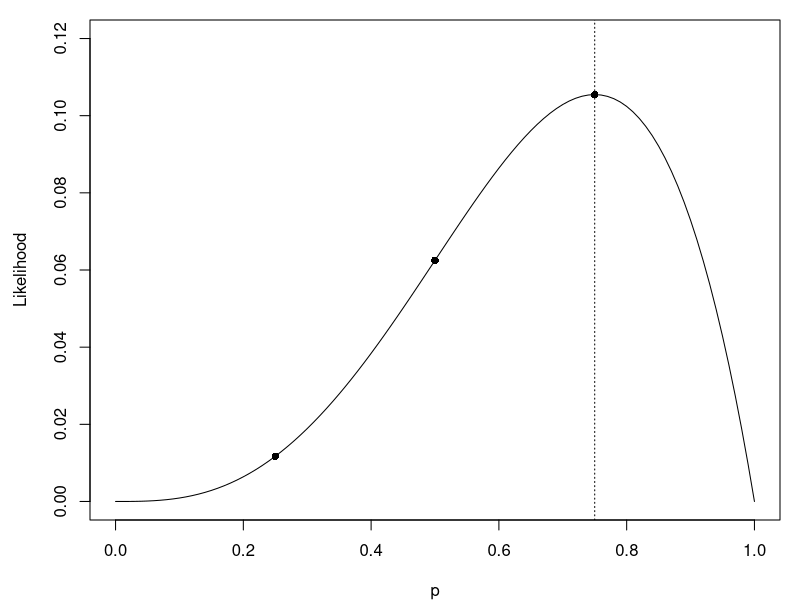

The R source for this figure:
## ---- chunk 1
knitr::opts_chunk$set(echo = TRUE, warning = FALSE, message = FALSE,
                       fig.width = 6, fig.height = 3)
## ---- chunk 2
y <- c(1, 1, 0, 1)             # outcomes for nests 1-4
cover <- c(30, 20, 10, 30)     # percent sagebrush cover
## ---- chunk 3
bern <- function(y, p) p^y * (1 - p)^(1 - y)
c(bern(1, 0.75), bern(0, 0.75))     # 0.75 and 0.25
## ---- chunk 4
lik <- function(p) p^3 * (1 - p)
p_vals <- c(0.25, 0.5, 0.75)
data.frame(p = p_vals, likelihood = lik(p_vals), in_256ths = lik(p_vals) * 256)
## ---- chunk 5
sum(lik(p_vals))                           # 0.1797
integrate(lik, 0, 1)$value                 # area under the whole curve = 1/20
## ---- chunk 6
par(mar = c(4, 4.5, 1, 1))
curve(x^3 * (1 - x), 0, 1, xlab = "p", ylab = "Likelihood", ylim = c(0, 0.12))
points(p_vals, lik(p_vals), pch = 16)
abline(v = 0.75, lty = 3)
## ---- chunk 7
3 * log(0.75) + log(0.25)     # ell(0.75)
log(27 / 256)                 # log of the likelihood at 0.75: same number
## ---- chunk 8
prod(rep(0.5, 2000))          # underflows to 0
sum(log(rep(0.5, 2000)))      # -1386.29
c(exact_log10 = -2000 * log10(2), with_rounded_log = -2000 * 0.30)
## ---- chunk 9
plogis(-2.2 + 0.11 * cover)   # exact predictions for all four nests
## ---- chunk 10
0.75 * 0.5 * (1 - 0.25) * 0.75                 # by hand with the rounded p's
prod(dbinom(y, 1, plogis(-2.2 + 0.11 * cover))) # with the exact p's (0.2112)
## ---- chunk 11
nll_const <- function(p, y) {
  -sum(dbinom(x = y, size = 1, prob = p, log = TRUE))
}
## ---- chunk 12
exp(-nll_const(0.5, y))     # 0.0625 = 1/16
nll_const(0.5, y)           # = log(16) = 2.77
## ---- chunk 13
p_grid <- seq(0.05, 0.95, by = 0.01)
nll_vals <- sapply(p_grid, function(p) nll_const(p, y))
p_grid[which.min(nll_vals)]                 # 0.75
exp(-min(nll_vals))                         # 0.1055 = 27/256
## ---- chunk 14
cover <- c(30, 20, 10, 30)

nll_cover <- function(par, y, cover) {
  p <- 1 / (1 + exp(-(par[1] + par[2] * cover)))
  -sum(dbinom(y, size = 1, prob = p, log = TRUE))
}

exp(-nll_cover(c(-2.2, 0.11), y, cover))    # 0.2112, matches 27/128 = 0.2109 (rounded p's)
